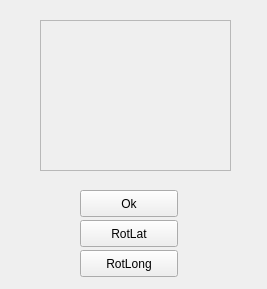
<?xml version="1.0" encoding="UTF-8"?>
<ui version="4.0">
 <class>ActiveRefinementView</class>
 <widget class="QWidget" name="ActiveRefinementView">
  <property name="enabled">
   <bool>true</bool>
  </property>
  <property name="geometry">
   <rect>
    <x>0</x>
    <y>0</y>
    <width>267</width>
    <height>289</height>
   </rect>
  </property>
  <property name="windowTitle">
   <string>Form</string>
  </property>
  <widget class="QPushButton" name="buttonOk">
   <property name="geometry">
    <rect>
     <x>80</x>
     <y>190</y>
     <width>98</width>
     <height>27</height>
    </rect>
   </property>
   <property name="text">
    <string>Ok</string>
   </property>
  </widget>
  <widget class="QPushButton" name="buttonRotLong">
   <property name="geometry">
    <rect>
     <x>80</x>
     <y>250</y>
     <width>98</width>
     <height>27</height>
    </rect>
   </property>
   <property name="text">
    <string>RotLong</string>
   </property>
  </widget>
  <widget class="QPushButton" name="buttonRotLat">
   <property name="geometry">
    <rect>
     <x>80</x>
     <y>220</y>
     <width>98</width>
     <height>27</height>
    </rect>
   </property>
   <property name="text">
    <string>RotLat</string>
   </property>
  </widget>
  <widget class="QFrame" name="previewFrame">
   <property name="geometry">
    <rect>
     <x>40</x>
     <y>20</y>
     <width>191</width>
     <height>151</height>
    </rect>
   </property>
   <property name="frameShape">
    <enum>QFrame::StyledPanel</enum>
   </property>
   <property name="frameShadow">
    <enum>QFrame::Raised</enum>
   </property>
  </widget>
 </widget>
 <resources/>
 <connections/>
</ui>
